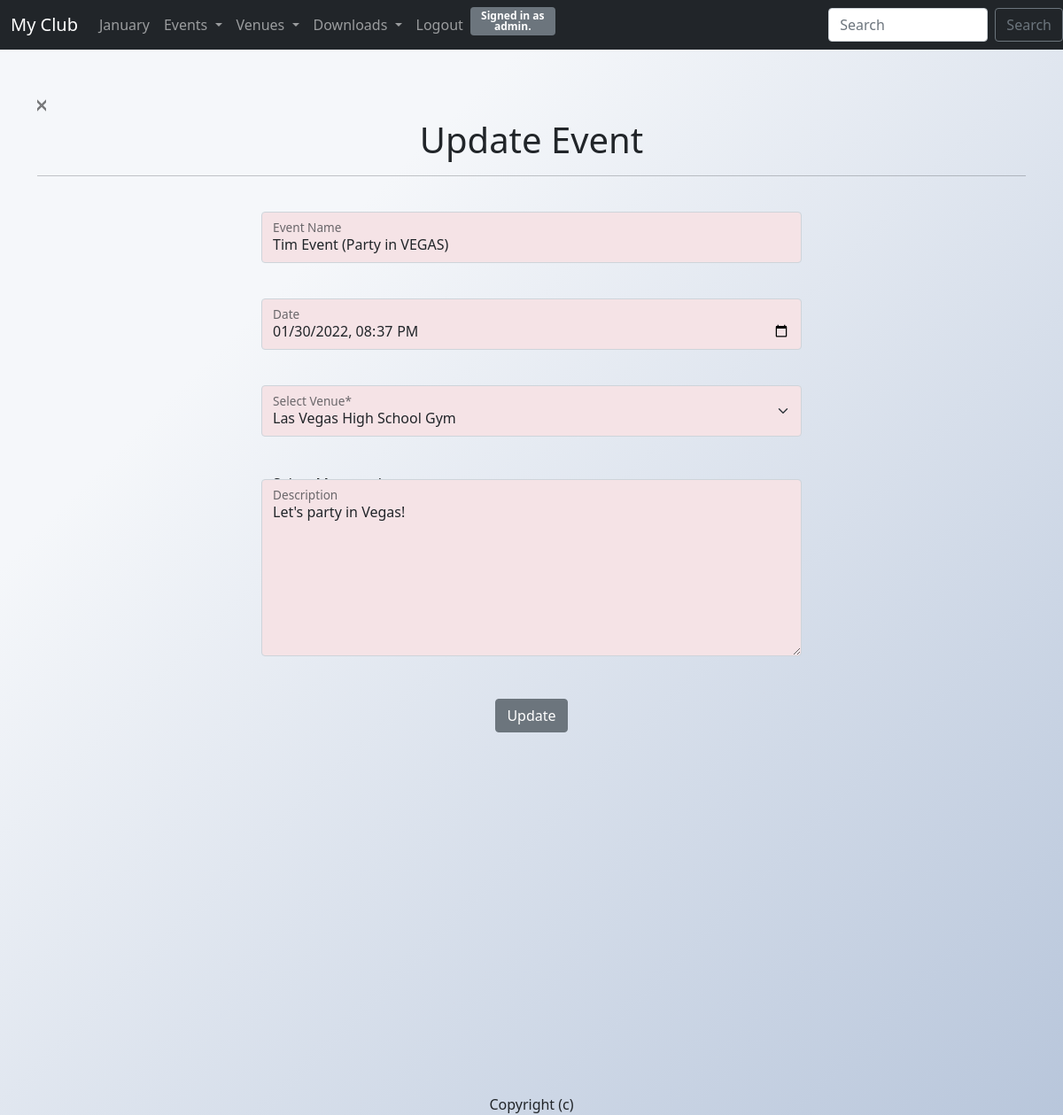
Page /update_event/47 (signed in) on the committed database.
### events/models.py (models this page shows, shortened)
class Event (models.Model):
     name = models.CharField('Event Name', max_length=55)
     event_date = models.DateTimeField('Event Date')
     venue = models.ForeignKey(Venue,  blank=True, null=True, on_delete=models.CASCADE)
     manager = models.ForeignKey(User, blank=True, null=True, on_delete=models.SET_NULL)
     description = models.TextField(blank=True)
     attendess = models.ManyToManyField(MyClubUser, blank=True)

### events/views.py (the view)
# urls.py: path('update_event/<event_id>', views.update_event, name='update-event'),
@login_required
def update_event(request, event_id):
    event = get_object_or_404(Event.objects.select_related("venue","manager"),pk=event_id)
    form = EventForm(request.POST or None, instance=event)
    if form.is_valid():
        form.save()
        messages.success(request, ("Edited Successfully!"))
        return redirect('list-events')
    return render (request, 'events/update_event.html', {
        'event': event,
        'form' : form
    })

### events/forms.py (shortened to what this page needs)
class EventForm(ModelForm):
    def __init__(self, *args, **kwargs):
        super().__init__(*args,**kwargs)
        self.fields['venue'].empty_label = "Select"
    error_css_class = 'error-field'
    required_css_class = 'required_field'
    class Meta:
        model = Event
        fields = ('name', 'event_date', 'venue', 'description')
        labels = {
            'name': '' ,
            'event_date': '',
            'venue': '',
            'description': '',
        }
        widgets = {
            'name': forms.TextInput(attrs={'class':'form-control', 'placeholder' : 'Event Name'}),
            'event_date': DateTimeInput(attrs={'class':'form-control'}),
            'venue': forms.Select(attrs={'type':'select', 'class':'form-select'}),
            'description': forms.Textarea(attrs={'class':'form-control','placeholder' : 'Description', 'style': "height: 200px"}),
        }

### events/models.py (called while the page is built)
    def __str__(self):
         return self.name

### events/templates/events/update_event.html (shortened to what this page needs)
{% extends 'events/layout.html' %}
{% block content %}
<a class="btn-close btn-lg" href=" {% url 'list-events'  %}" aria-label="Close"></a>
{% if user == event.manager or user.is_superuser %}
<center>
    <h1>Update Event</h1>
    <hr><br />
    <div class="d-flex justify-content-center">
        <div class="updatevenue">
            <form action="" method=POST>
                <div class="form-floating mb-3">
                    {{form.name}}
                    <label for="floatingInput">Event Name</label>
                </div>
                <br />
                <div class="form-floating mb-3">
                    {{form.event_date}}
                    <label for="floatingInput">Date</label>
                </div>
                <br />
                <div class="form-floating">
                    {{form.venue}}
                    <label for="floatingSelect">Select Venue*</label>
                </div>
                <br />
                <div class="form-floating">
                    <label for="floatingSelect">Select Manager*</label>
                </div>
                <br />
                <div class="form-floating">
                    {{form.description}}
                    <label for="floatingTextarea2">Description</label>
                </div>
                <br />
                <br />
                <input type="submit" value="Update" class="btn btn-outline btn-secondary">
            </form>
</center>
{% else %}
    <h1>Not Allowed Here!</h1>
{% endif %}
{% endblock content %}

### events/templates/events/navbar.html (shortened to what this page needs)
<nav class="navbar navbar-expand-lg navbar-dark bg-dark">
  <div class="container-fluid">
    <a class="navbar-brand" href="{% url 'home' %}">My Club</a>
    <div class="collapse navbar-collapse " id="navbarSupportedContent">
      <ul class="navbar-nav me-auto mb-2 mb-lg-0">
        <li class="nav-item">
          <a class="nav-link" href="{% url 'home' '2022' 'January'%}">January</a>
        </li>
        <li class="nav-item dropdown ">
          <a class="nav-link dropdown-toggle" href="" id="navbarDropdown" role="button" data-bs-toggle="dropdown"
            aria-expanded="false">
            Events
          </a>
        </li>
        <li class="nav-item dropdown">
          <a class="nav-link dropdown-toggle" href="" id="navbarDropdown" role="button" data-bs-toggle="dropdown"
            aria-expanded="false">
            Venues
          </a>
        </li>
        {% if user.is_authenticated %}
        <li class="nav-item dropdown">
          <a class="nav-link dropdown-toggle" href="#" id="navbarDropdown" role="button" data-bs-toggle="dropdown"
            aria-expanded="false">
            Downloads
          </a>
        </li>
        {% endif %}
        {% if user.is_authenticated %}
        <li class="nav-item">
          <a href="" class="nav-link" data-bs-toggle="modal" data-bs-target="#exampleModal2">
            Logout
          </a>
        {% endif %}
        <li class="nav-item">
        <div class="float-start">
        {% if user.is_authenticated %}
        <div class="badge bg-secondary text-wrap" style="width: 6rem;">
          Signed in as <strong>{{ user.username }}</strong>.
          {% else %}
          <div class="badge bg-danger text-wrap" style="width: 6rem;">
            Not signed in.
            {% endif %}
          </div>
        </div>
    </div>
  </div>
  <form class="d-flex" method=POST action={% url 'search' %}>
    <input class="form-control me-2"
      style="background-color:white; background-image: linear-gradient(316deg, white 0%, white 74%);" type="search"
      placeholder="Search" aria-label="Search" name="searched">
    <button class="btn btn-outline-secondary" type="submit">Search</button>
  </form>
</nav>

### events/static/events/styles.css (style rules this page uses)
body { background-color: #b8c6db; background-image: linear-gradient(315deg, #b8c6db 0%, #f5f7fa 74%); }
.form-control { background-color: #f5e3e6; }
.form-select { background-color: #f5e3e6; }
select>option { background-color: #f5e3e6; }
#id_venue { text-align: left; }
ul { list-style-type: none; }
.badge { color: white; }
.updatevenue { width: 610px; }
a:link { text-decoration: none; }
html { min-height: 100%; }

### rows in the picture
Event: name "Tim Event (Party in VEGAS)", event_date "01/30/2022 20:37", venue "Las Vegas High School Gym", description "Let's party in Vegas!"

### other values in the picture
{{ user.username }} "admin"
